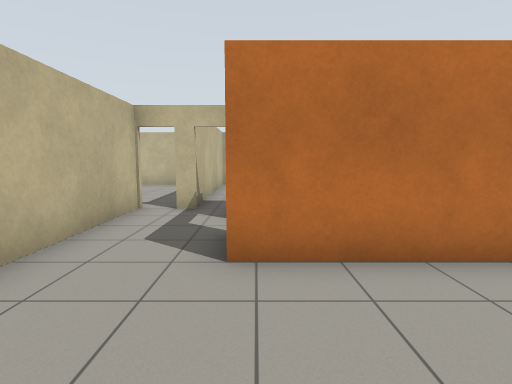
[1] (above)

16 first-person views from a walk through a Gazebo world. The camera is 1.2 m above the floor, tilts 6° down and sees 80° across. The lines on the ground mark 1 m squares. The floor is counted in squares, 1 m on a side. Each view is taken from the middle of a square. On the plan, view 1 faces up. The plan holds only what a view shows up to about 13 squares ahead; the rest is blank.

[2]
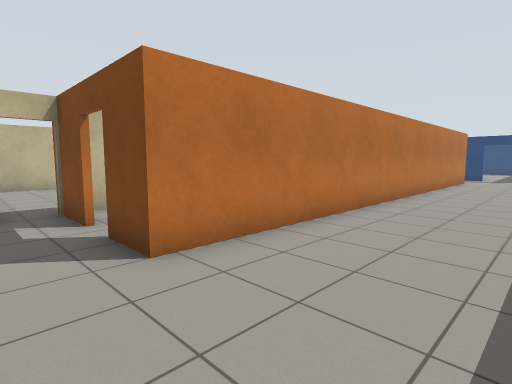

[3]
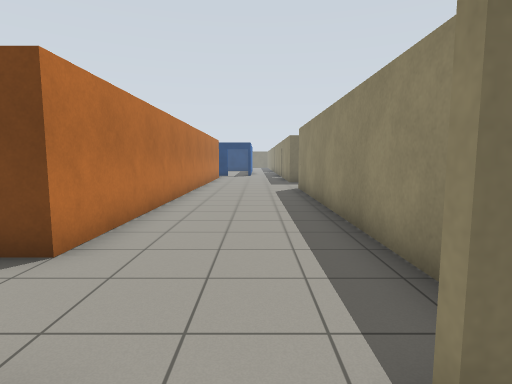

[4]
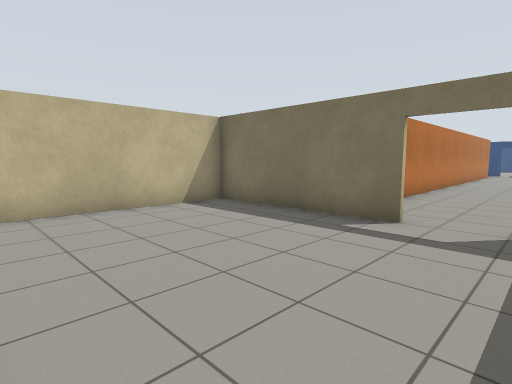

[5]
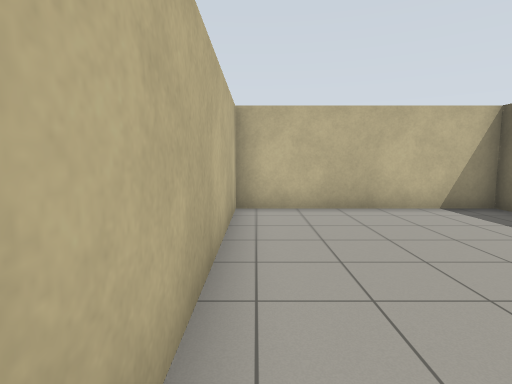

[6]
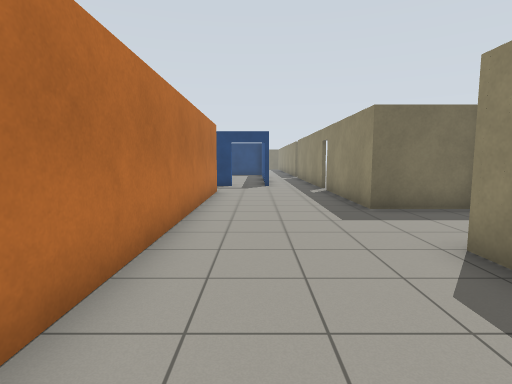

[7]
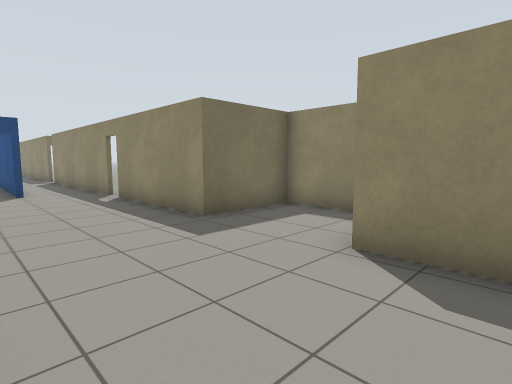

[8]
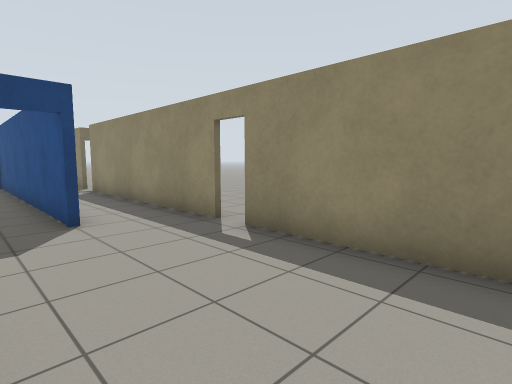

[9]
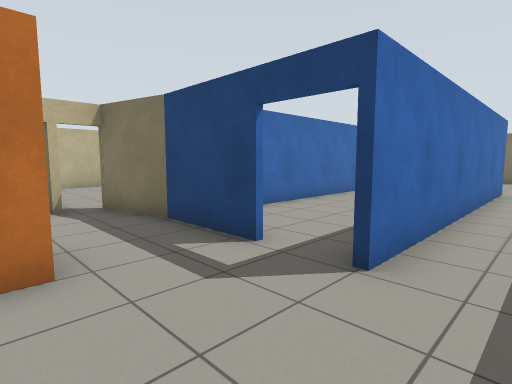

[10]
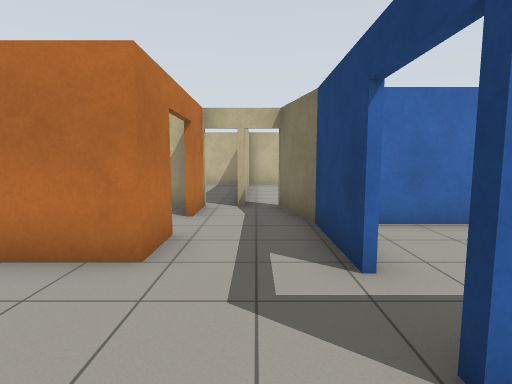

[11]
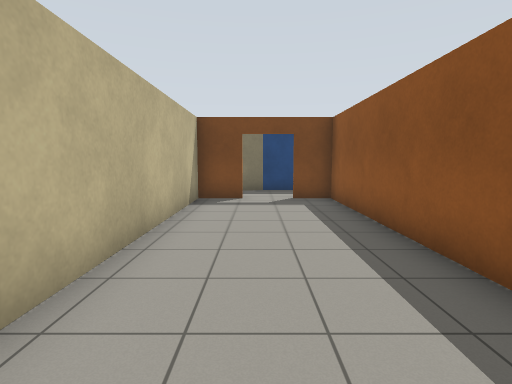

[12]
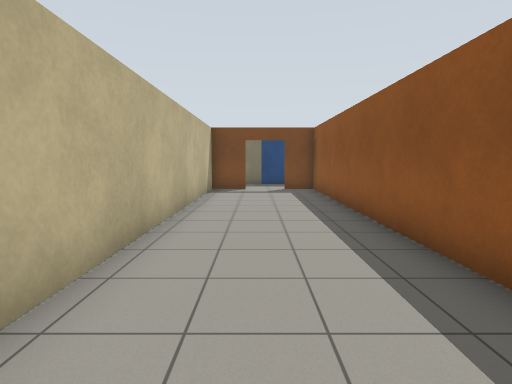

[13]
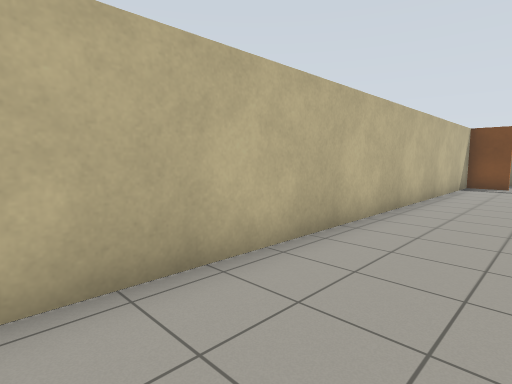

[14]
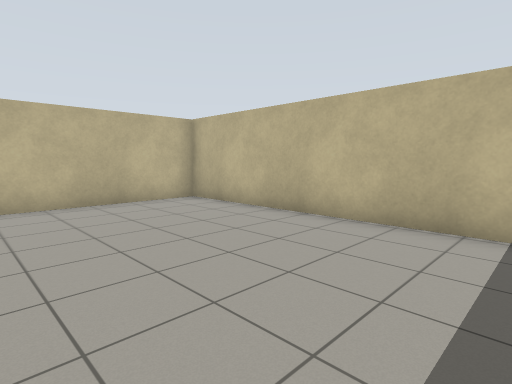

[15]
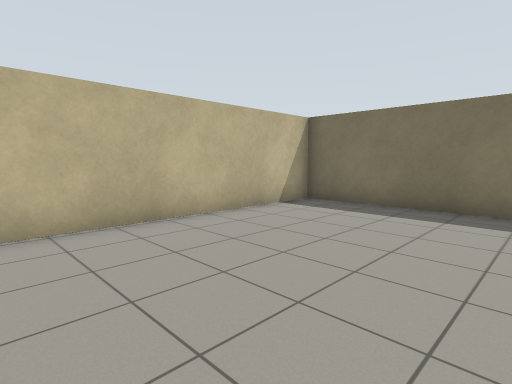

[16]
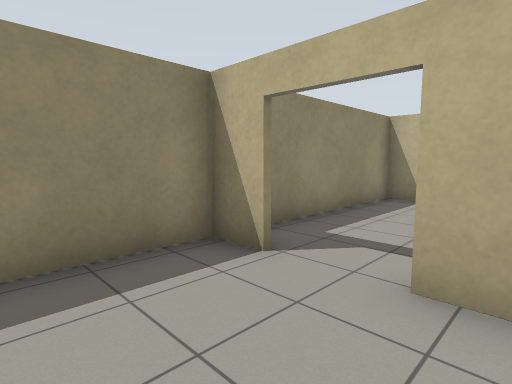

### Floor plan
Ten units are one square. View 1 is at (0, 0); x grows to the right and y downward. Boxes are objects, and circles mark ways between rooms. Rooms are numbered by the first view taken in them; rooms with no view inside come last. Other rooms are left out.
<svg viewBox="-100 -151 400 193">
<path fill="none" stroke="#000" d="M104 37 124 37 124 8 171 8M167 -49 167 -35 -3 -35 -3 -50M179 8 257 8M191 -30 191 -58M167 -80 167 -64M191 -57 186 -80M-3 -60 -3 -80M-29 -3 -28 8 90 8M-16 -75 -20 -75M-29 -77 -29 -21M267 8 276 8M295 -14 191 -14M-30 -21 -31 -76M-28 -75 -95 -75 -95 8 -41 8M66 -36 165 -36 165 -49M165 -64 165 -78 2 -78M79 -96 79 -146 -16 -146 -16 -75"/>
<circle cx="-30" cy="-15" r="3" fill="#2a7"/>
<circle cx="0" cy="-55" r="3" fill="#2a7"/>
<circle cx="170" cy="-55" r="3" fill="#2a7"/>
<circle cx="-20" cy="-75" r="3" fill="#2a7"/>
<text x="110" y="-10">1</text>
<text x="-70" y="-40">2</text>
<text x="80" y="-60">3</text>
<text x="30" y="-120">4</text>
</svg>
Room 1 opens to room 2. Room 1 opens to room 3. Room 1 opens to room 4.

Where each view was taken, in squares from view 1:
view 1: 0 up, 0 right, facing up
view 2: 0 up, 2 left, facing up-right
view 3: 1 up, 4 left, facing right
view 4: 0 up, 9 left, facing up-right
view 5: 0 up, 9 left, facing up
view 6: 2 up, 5 right, facing right
view 7: 3 up, 7 right, facing down-right
view 8: 3 up, 13 right, facing down-right
view 9: 0 up, 16 right, facing up-right
view 10: 0 up, 18 right, facing up
view 11: 6 up, 7 right, facing right
view 12: 6 up, 4 right, facing right
view 13: 5 up, 1 right, facing up-right
view 14: 9 up, 7 right, facing up-left
view 15: 9 up, 0 right, facing up-right
view 16: 3 up, 0 right, facing down-left
